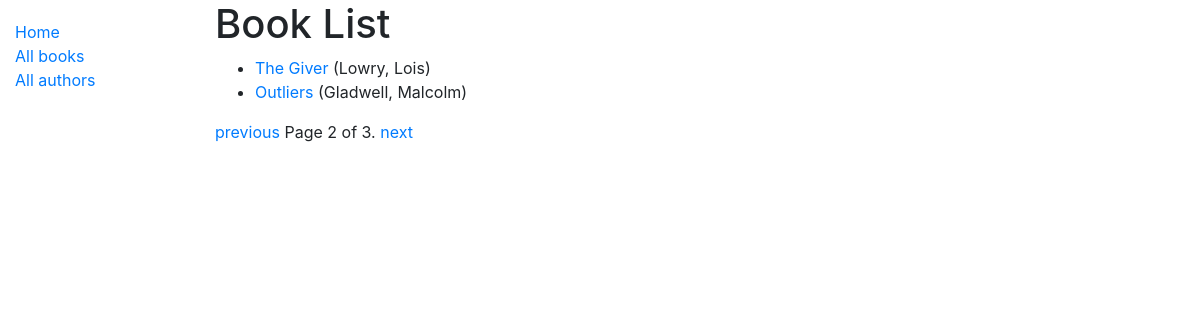
The app's page /catalog/books/?page=2 with its own data.
### catalog/models.py (models this page shows, shortened)
class CatalogModel(models.Model):
    created_at = models.DateTimeField(auto_now_add=True, null=True)
    updated_at = models.DateTimeField(auto_now=True, null=True)
    class Meta:
        abstract = True

class Book(CatalogModel):
    title = models.CharField(max_length=200)
    author = models.ForeignKey(Author, on_delete=models.SET_NULL, null=True)
    summary = models.TextField(max_length=1000, help_text='Enter a brief description of the book')
    isbn = models.CharField('ISBN', max_length=13, unique=True,
                             help_text='13 Character <a href="https://www.isbn-international.org/content/what-isbn">ISBN number</a>')
    genre = models.ManyToManyField(Genre, help_text='Select a genre for this book')
    language = models.ForeignKey(Language, null=True, on_delete=SET_NULL)
    def display_genre(self):
        """This is a less costly way to display genre in Books on admin site
        Genre is added as a string
        """
        return ', '.join(genre.name for genre in self.genre.all()[:3])
    display_genre.short_description = 'Genre'
    def get_absolute_url(self):
        return reverse('book-detail', args=[str(self.id)])

class Author(CatalogModel):
    first_name = models.CharField(max_length=100)
    last_name = models.CharField(max_length=100)
    date_of_birth = models.DateField(null=True, blank=True)
    date_of_death = models.DateField('Died', null=True, blank=True)
    class Meta:
        ordering = ['last_name', 'first_name']
    def __str__(self):
        return f'{self.last_name}, {self.first_name}'

### catalog/views.py (the view)
# urls.py: path('books/', views.BookListView.as_view(), name='books'),
class BookListView(generic.ListView):
    model = Book
    paginate_by = 2

### catalog/templates/catalog/book_list.html
{% extends "common_html.html" %}
{% block content %}
  <h1>Book List</h1>
  {% if book_list %}
  <ul>
    {% for book in book_list %}
      <li>
        <a href="{{ book.get_absolute_url }}">{{ book.title }}</a> ({{book.author}})
      </li>
    {% endfor %}
  </ul>
  {% else %}
    <p>There are no books in the library.</p>
  {% endif %}
{% endblock %}

### records on screen
Book: title "The Giver", author "Lowry, Lois"
Book: title "Outliers", author "Gladwell, Malcolm"

### other values on screen
{{ page_obj.number }} "2"
{{ page_obj.paginator.num_pages }} "3"
